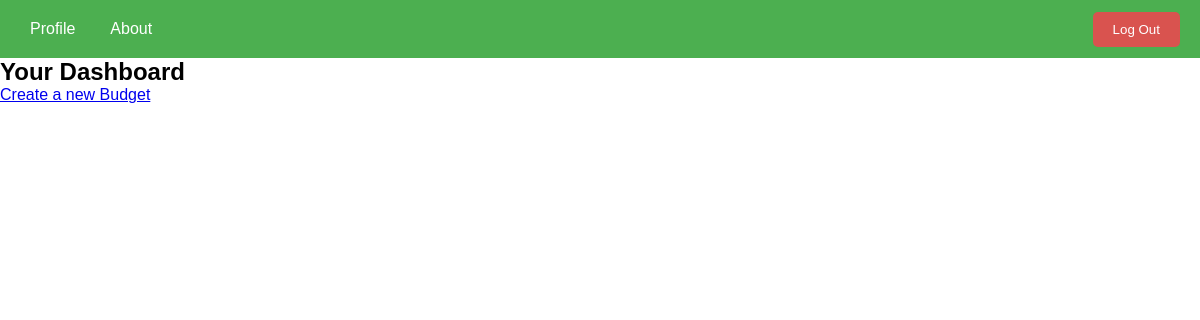
Before: /dashboard/ (signed in) with the older database file.
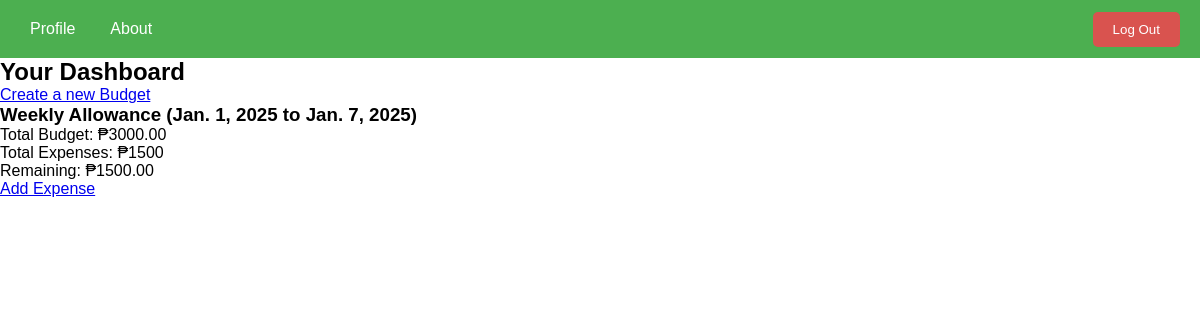
After: the same page with the newer database file.
### app/models.py (models this page shows, shortened)
class Budget(models.Model):
    user = models.ForeignKey(User, on_delete=models.CASCADE, related_name="budgets")
    name = models.CharField(max_length=100)  # e.g., "January Budget"
    total_amount = models.DecimalField(max_digits=10, decimal_places=2)  # Total budget for the month
    start_date = models.DateField()
    end_date = models.DateField()
    def total_expenses(self):
        return self.expenses.aggregate(models.Sum('amount'))['amount__sum'] or 0
    def remaining_budget(self):
        return self.total_amount - self.total_expenses()

### app/views.py (the view)
# urls.py: path('dashboard/', views.dashboard, name='dashboard'),
@login_required
def dashboard(request):
    budgets = Budget.objects.filter(user=request.user)
    return render(request, 'app/dashboard.html', {'budgets': budgets})

### app/templates/app/dashboard.html (shortened to what this page needs)
{% load static %}
<head>
</head>
{% include 'app/navbar.html' %}
{% block content %}
<h2>Your Dashboard</h2>
<a href="{% url 'create_budget' %}">Create a new Budget</a>
<div>
    {% for budget in budgets %}
    <h3>{{ budget.name }} ({{ budget.start_date }} to {{ budget.end_date }})</h3>
    <p>Total Budget: ₱{{ budget.total_amount }}</p>
    <p>Total Expenses: ₱{{ budget.total_expenses }}</p>
    <p>Remaining: ₱{{ budget.remaining_budget }}</p>
    <a href="{% url 'add_expense' budget.id %}">Add Expense</a>
    {% endfor %}
</div>
{% endblock %}

### app/templates/app/navbar.html (shortened to what this page needs)
<header>
    <div class="nav-links">
        <a href="{% url 'profile' %}">Profile</a>
        <a href="{% url 'about' %}">About</a>
    </div>
    <button class="btn logout-btn" id="logoutBtn">Log Out</button>
</header>

### app/templates/app/navbar.html (style rules this page uses)
* { margin: 0; padding: 0; box-sizing: border-box; }
header { display: flex; justify-content: space-between; align-items: center; padding: 10px 20px; background-color: #4CAF50; }
.nav-links { display: flex; gap: 15px; }
.nav-links a { text-decoration: none; color: white; padding: 10px; transition: background-color 0.3s; }
.logout-btn { background-color: #d9534f; color: white; padding: 10px 20px; border: none; border-radius: 5px; cursor: pointer; transition: background-color 0.3s; margin-left: auto; }
.logout-btn { background-color: #d9534f; color: white; padding: 10px 20px; border: none; border-radius: 5px; cursor: pointer; transition: background-color 0.3s; }

Changed rows visible on the page:
added Budget: name "Weekly Allowance", start_date "Jan. 1, 2025", end_date "Jan. 7, 2025", total_amount "3000.00", total_expenses "1500", remaining_budget "1500.00"
